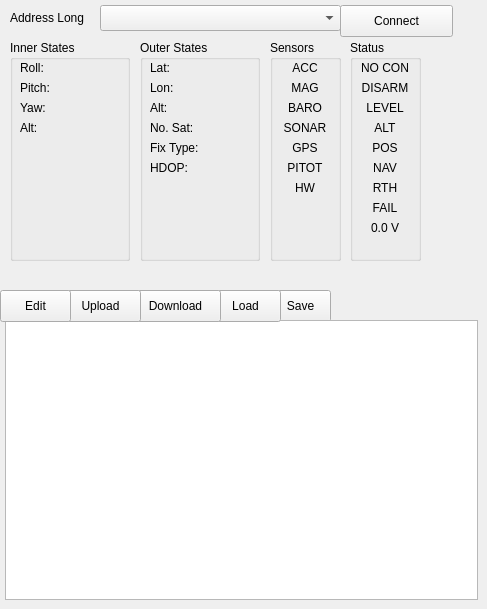
    <widget class="QWidget" name="quad2Tab">
     <attribute name="title">
      <string>Quad 2</string>
     </attribute>
     <widget class="QPushButton" name="quad2SaveButton">
      <property name="geometry">
       <rect>
        <x>270</x>
        <y>290</y>
        <width>61</width>
        <height>32</height>
       </rect>
      </property>
      <property name="text">
       <string>Save</string>
      </property>
     </widget>
     <widget class="QTableView" name="quad2TableView">
      <property name="geometry">
       <rect>
        <x>5</x>
        <y>320</y>
        <width>473</width>
        <height>280</height>
       </rect>
      </property>
      <attribute name="horizontalHeaderDefaultSectionSize">
       <number>80</number>
      </attribute>
      <attribute name="horizontalHeaderMinimumSectionSize">
       <number>10</number>
      </attribute>
      <attribute name="verticalHeaderDefaultSectionSize">
       <number>15</number>
      </attribute>
      <attribute name="verticalHeaderMinimumSectionSize">
       <number>15</number>
      </attribute>
     </widget>
     <widget class="QGroupBox" name="quad2StatusGroupBox">
      <property name="geometry">
       <rect>
        <x>350</x>
        <y>40</y>
        <width>71</width>
        <height>221</height>
       </rect>
      </property>
      <property name="title">
       <string>Status</string>
      </property>
      <widget class="QLabel" name="quad2ConnectionStatus">
       <property name="geometry">
        <rect>
         <x>10</x>
         <y>20</y>
         <width>50</width>
         <height>16</height>
        </rect>
       </property>
       <property name="text">
        <string>NO CON</string>
       </property>
       <property name="alignment">
        <set>Qt::AlignCenter</set>
       </property>
      </widget>
      <widget class="QLabel" name="quad2ARMMode">
       <property name="geometry">
        <rect>
         <x>10</x>
         <y>40</y>
         <width>50</width>
         <height>16</height>
        </rect>
       </property>
       <property name="text">
        <string>DISARM</string>
       </property>
       <property name="alignment">
        <set>Qt::AlignCenter</set>
       </property>
      </widget>
      <widget class="QLabel" name="quad2LEVELMode">
       <property name="geometry">
        <rect>
         <x>10</x>
         <y>60</y>
         <width>50</width>
         <height>16</height>
        </rect>
       </property>
       <property name="text">
        <string>LEVEL</string>
       </property>
       <property name="alignment">
        <set>Qt::AlignCenter</set>
       </property>
      </widget>
      <widget class="QLabel" name="quad2ALTMode">
       <property name="geometry">
        <rect>
         <x>10</x>
         <y>80</y>
         <width>50</width>
         <height>16</height>
        </rect>
       </property>
       <property name="text">
        <string>ALT</string>
       </property>
       <property name="alignment">
        <set>Qt::AlignCenter</set>
       </property>
      </widget>
      <widget class="QLabel" name="quad2POSMode">
       <property name="geometry">
        <rect>
         <x>10</x>
         <y>100</y>
         <width>50</width>
         <height>16</height>
        </rect>
       </property>
       <property name="text">
        <string>POS</string>
       </property>
       <property name="alignment">
        <set>Qt::AlignCenter</set>
       </property>
      </widget>
      <widget class="QLabel" name="quad2NAVMode">
       <property name="geometry">
        <rect>
         <x>10</x>
         <y>120</y>
         <width>50</width>
         <height>16</height>
        </rect>
       </property>
       <property name="text">
        <string>NAV</string>
       </property>
       <property name="alignment">
        <set>Qt::AlignCenter</set>
       </property>
      </widget>
      <widget class="QLabel" name="quad2RTHMode">
       <property name="geometry">
        <rect>
         <x>10</x>
         <y>140</y>
         <width>50</width>
         <height>16</height>
        </rect>
       </property>
       <property name="text">
        <string>RTH</string>
       </property>
       <property name="alignment">
        <set>Qt::AlignCenter</set>
       </property>
      </widget>
      <widget class="QLabel" name="quad2FAILMode">
       <property name="geometry">
        <rect>
         <x>10</x>
         <y>160</y>
         <width>50</width>
         <height>16</height>
        </rect>
       </property>
       <property name="text">
        <string>FAIL</string>
       </property>
       <property name="alignment">
        <set>Qt::AlignCenter</set>
       </property>
      </widget>
      <widget class="QLabel" name="quad2Voltage">
       <property name="geometry">
        <rect>
         <x>10</x>
         <y>180</y>
         <width>50</width>
         <height>16</height>
        </rect>
       </property>
       <property name="text">
        <string>0.0 V</string>
       </property>
       <property name="alignment">
        <set>Qt::AlignCenter</set>
       </property>
      </widget>
     </widget>
     <widget class="QComboBox" name="quad2AddressComboBox">
      <property name="geometry">
       <rect>
        <x>100</x>
        <y>5</y>
        <width>241</width>
        <height>26</height>
       </rect>
      </property>
     </widget>
     <widget class="QPushButton" name="quad2LoadButton">
      <property name="geometry">
       <rect>
        <x>210</x>
        <y>290</y>
        <width>71</width>
        <height>32</height>
       </rect>
      </property>
      <property name="text">
       <string>Load</string>
      </property>
     </widget>
     <widget class="QGroupBox" name="quad2OSGroupBox">
      <property name="geometry">
       <rect>
        <x>140</x>
        <y>40</y>
        <width>120</width>
        <height>221</height>
       </rect>
      </property>
      <property name="title">
       <string>Outer States</string>
      </property>
      <widget class="QLabel" name="quad2Lat">
       <property name="geometry">
        <rect>
         <x>10</x>
         <y>20</y>
         <width>100</width>
         <height>16</height>
        </rect>
       </property>
       <property name="text">
        <string>Lat:</string>
       </property>
       <property name="alignment">
        <set>Qt::AlignLeading|Qt::AlignLeft|Qt::AlignVCenter</set>
       </property>
      </widget>
      <widget class="QLabel" name="quad2Lon">
       <property name="geometry">
        <rect>
         <x>10</x>
         <y>40</y>
         <width>100</width>
         <height>16</height>
        </rect>
       </property>
       <property name="text">
        <string>Lon:</string>
       </property>
       <property name="alignment">
        <set>Qt::AlignLeading|Qt::AlignLeft|Qt::AlignVCenter</set>
       </property>
      </widget>
      <widget class="QLabel" name="quad2Alt">
       <property name="geometry">
        <rect>
         <x>10</x>
         <y>60</y>
         <width>100</width>
         <height>16</height>
        </rect>
       </property>
       <property name="text">
        <string>Alt:</string>
       </property>
       <property name="alignment">
        <set>Qt::AlignLeading|Qt::AlignLeft|Qt::AlignVCenter</set>
       </property>
      </widget>
      <widget class="QLabel" name="quad2SatNum">
       <property name="geometry">
        <rect>
         <x>10</x>
         <y>80</y>
         <width>100</width>
         <height>16</height>
        </rect>
       </property>
       <property name="text">
        <string>No. Sat:</string>
       </property>
       <property name="alignment">
        <set>Qt::AlignLeading|Qt::AlignLeft|Qt::AlignVCenter</set>
       </property>
      </widget>
      <widget class="QLabel" name="quad2FixType">
       <property name="geometry">
        <rect>
         <x>10</x>
         <y>100</y>
         <width>100</width>
         <height>16</height>
        </rect>
       </property>
       <property name="text">
        <string>Fix Type:</string>
       </property>
       <property name="alignment">
        <set>Qt::AlignLeading|Qt::AlignLeft|Qt::AlignVCenter</set>
       </property>
      </widget>
      <widget class="QLabel" name="quad2HDOP">
       <property name="geometry">
        <rect>
         <x>10</x>
         <y>120</y>
         <width>100</width>
         <height>16</height>
        </rect>
       </property>
       <property name="text">
        <string>HDOP:</string>
       </property>
       <property name="alignment">
        <set>Qt::AlignLeading|Qt::AlignLeft|Qt::AlignVCenter</set>
       </property>
      </widget>
     </widget>
     <widget class="QGroupBox" name="quad2ISGroupBox">
      <property name="geometry">
       <rect>
        <x>10</x>
        <y>40</y>
        <width>120</width>
        <height>221</height>
       </rect>
      </property>
      <property name="title">
       <string>Inner States</string>
      </property>
      <widget class="QLabel" name="quad2Roll">
       <property name="geometry">
        <rect>
         <x>10</x>
         <y>20</y>
         <width>100</width>
         <height>16</height>
        </rect>
       </property>
       <property name="text">
        <string>Roll:</string>
       </property>
       <property name="alignment">
        <set>Qt::AlignLeading|Qt::AlignLeft|Qt::AlignVCenter</set>
       </property>
      </widget>
      <widget class="QLabel" name="quad2Pitch">
       <property name="geometry">
        <rect>
         <x>10</x>
         <y>40</y>
         <width>100</width>
         <height>16</height>
        </rect>
       </property>
       <property name="text">
        <string>Pitch:</string>
       </property>
       <property name="alignment">
        <set>Qt::AlignLeading|Qt::AlignLeft|Qt::AlignVCenter</set>
       </property>
      </widget>
      <widget class="QLabel" name="quad2Yaw">
       <property name="geometry">
        <rect>
         <x>10</x>
         <y>60</y>
         <width>100</width>
         <height>16</height>
        </rect>
       </property>
       <property name="text">
        <string>Yaw:</string>
       </property>
       <property name="alignment">
        <set>Qt::AlignLeading|Qt::AlignLeft|Qt::AlignVCenter</set>
       </property>
      </widget>
      <widget class="QLabel" name="quad2SensorAlt">
       <property name="geometry">
        <rect>
         <x>10</x>
         <y>80</y>
         <width>100</width>
         <height>16</height>
        </rect>
       </property>
       <property name="text">
        <string>Alt:</string>
       </property>
       <property name="alignment">
        <set>Qt::AlignLeading|Qt::AlignLeft|Qt::AlignVCenter</set>
       </property>
      </widget>
     </widget>
     <widget class="QPushButton" name="quad2DownloadButton">
      <property name="geometry">
       <rect>
        <x>130</x>
        <y>290</y>
        <width>91</width>
        <height>32</height>
       </rect>
      </property>
      <property name="text">
       <string>Download</string>
      </property>
     </widget>
     <widget class="QLabel" name="quad2AddrLabel">
      <property name="geometry">
       <rect>
        <x>10</x>
        <y>10</y>
        <width>91</width>
        <height>16</height>
       </rect>
      </property>
      <property name="text">
       <string>Address Long</string>
      </property>
     </widget>
     <widget class="QGroupBox" name="quad2SensorGroupBox">
      <property name="geometry">
       <rect>
        <x>270</x>
        <y>40</y>
        <width>71</width>
        <height>221</height>
       </rect>
      </property>
      <property name="title">
       <string>Sensors</string>
      </property>
      <widget class="QLabel" name="quad2ACC">
       <property name="geometry">
        <rect>
         <x>10</x>
         <y>20</y>
         <width>50</width>
         <height>16</height>
        </rect>
       </property>
       <property name="text">
        <string>ACC</string>
       </property>
       <property name="alignment">
        <set>Qt::AlignCenter</set>
       </property>
      </widget>
      <widget class="QLabel" name="quad2MAG">
       <property name="geometry">
        <rect>
         <x>10</x>
         <y>40</y>
         <width>50</width>
         <height>16</height>
        </rect>
       </property>
       <property name="text">
        <string>MAG</string>
       </property>
       <property name="alignment">
        <set>Qt::AlignCenter</set>
       </property>
      </widget>
      <widget class="QLabel" name="quad2BARO">
       <property name="geometry">
        <rect>
         <x>10</x>
         <y>60</y>
         <width>50</width>
         <height>16</height>
        </rect>
       </property>
       <property name="text">
        <string>BARO</string>
       </property>
       <property name="alignment">
        <set>Qt::AlignCenter</set>
       </property>
      </widget>
      <widget class="QLabel" name="quad2SONAR">
       <property name="geometry">
        <rect>
         <x>10</x>
         <y>80</y>
         <width>50</width>
         <height>16</height>
        </rect>
       </property>
       <property name="text">
        <string>SONAR</string>
       </property>
       <property name="alignment">
        <set>Qt::AlignCenter</set>
       </property>
      </widget>
      <widget class="QLabel" name="quad2GPS">
       <property name="geometry">
        <rect>
         <x>10</x>
         <y>100</y>
         <width>50</width>
         <height>16</height>
        </rect>
       </property>
       <property name="text">
        <string>GPS</string>
       </property>
       <property name="alignment">
        <set>Qt::AlignCenter</set>
       </property>
      </widget>
      <widget class="QLabel" name="quad2PITOT">
       <property name="geometry">
        <rect>
         <x>10</x>
         <y>120</y>
         <width>50</width>
         <height>16</height>
        </rect>
       </property>
       <property name="text">
        <string>PITOT</string>
       </property>
       <property name="alignment">
        <set>Qt::AlignCenter</set>
       </property>
      </widget>
      <widget class="QLabel" name="quad2HW">
       <property name="geometry">
        <rect>
         <x>10</x>
         <y>140</y>
         <width>50</width>
         <height>16</height>
        </rect>
       </property>
       <property name="text">
        <string>HW</string>
       </property>
       <property name="alignment">
        <set>Qt::AlignCenter</set>
       </property>
      </widget>
     </widget>
     <widget class="QPushButton" name="quad2UploadButton">
      <property name="geometry">
       <rect>
        <x>60</x>
        <y>290</y>
        <width>81</width>
        <height>32</height>
       </rect>
      </property>
      <property name="text">
       <string>Upload</string>
      </property>
     </widget>
     <widget class="QPushButton" name="quad2ConnectButton">
      <property name="geometry">
       <rect>
        <x>340</x>
        <y>5</y>
        <width>113</width>
        <height>32</height>
       </rect>
      </property>
      <property name="text">
       <string>Connect</string>
      </property>
     </widget>
     <widget class="QPushButton" name="quad2EditButton">
      <property name="geometry">
       <rect>
        <x>0</x>
        <y>290</y>
        <width>71</width>
        <height>32</height>
       </rect>
      </property>
      <property name="text">
       <string>Edit</string>
      </property>
     </widget>
    </widget>
